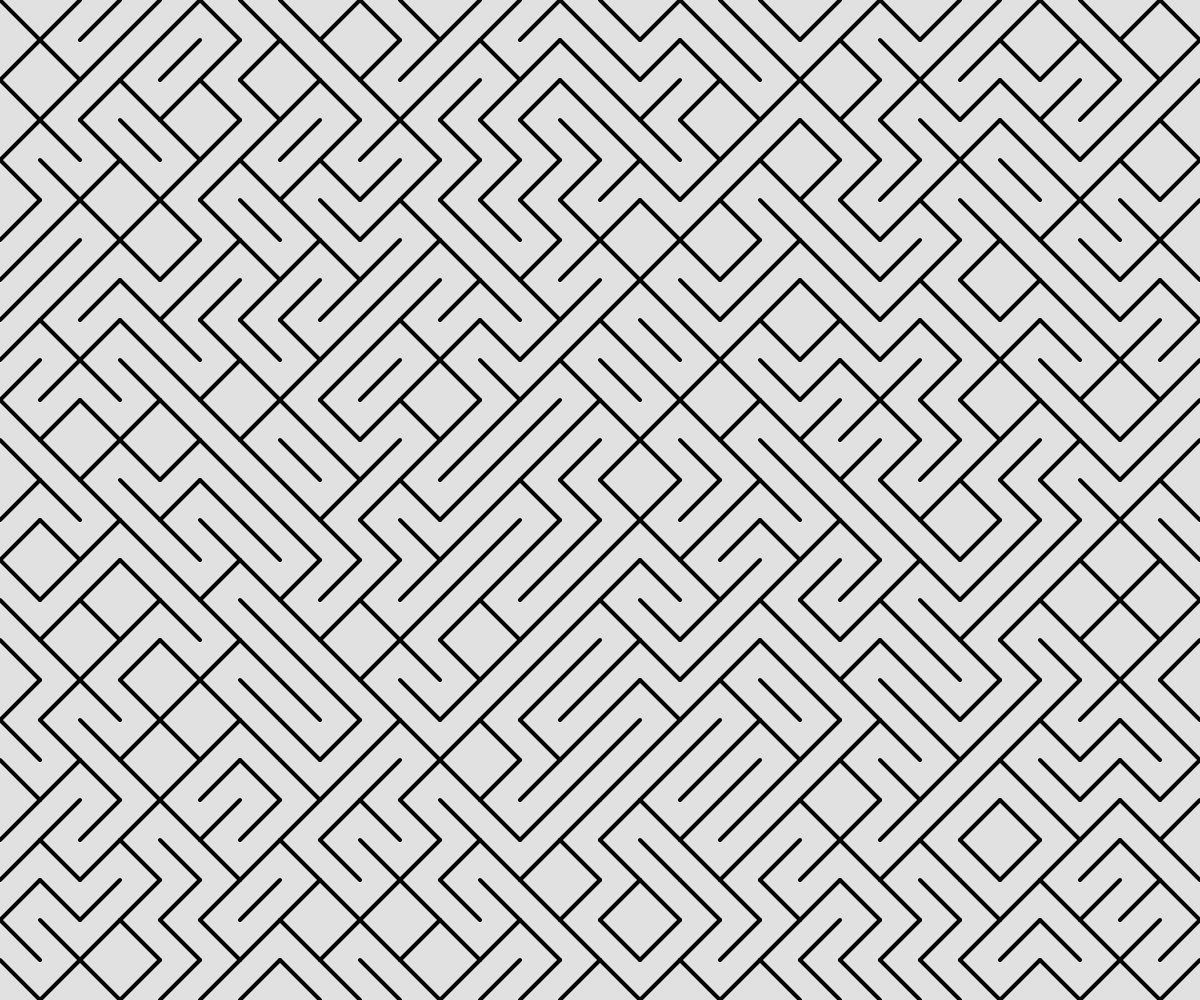
Frame 1 (no input)
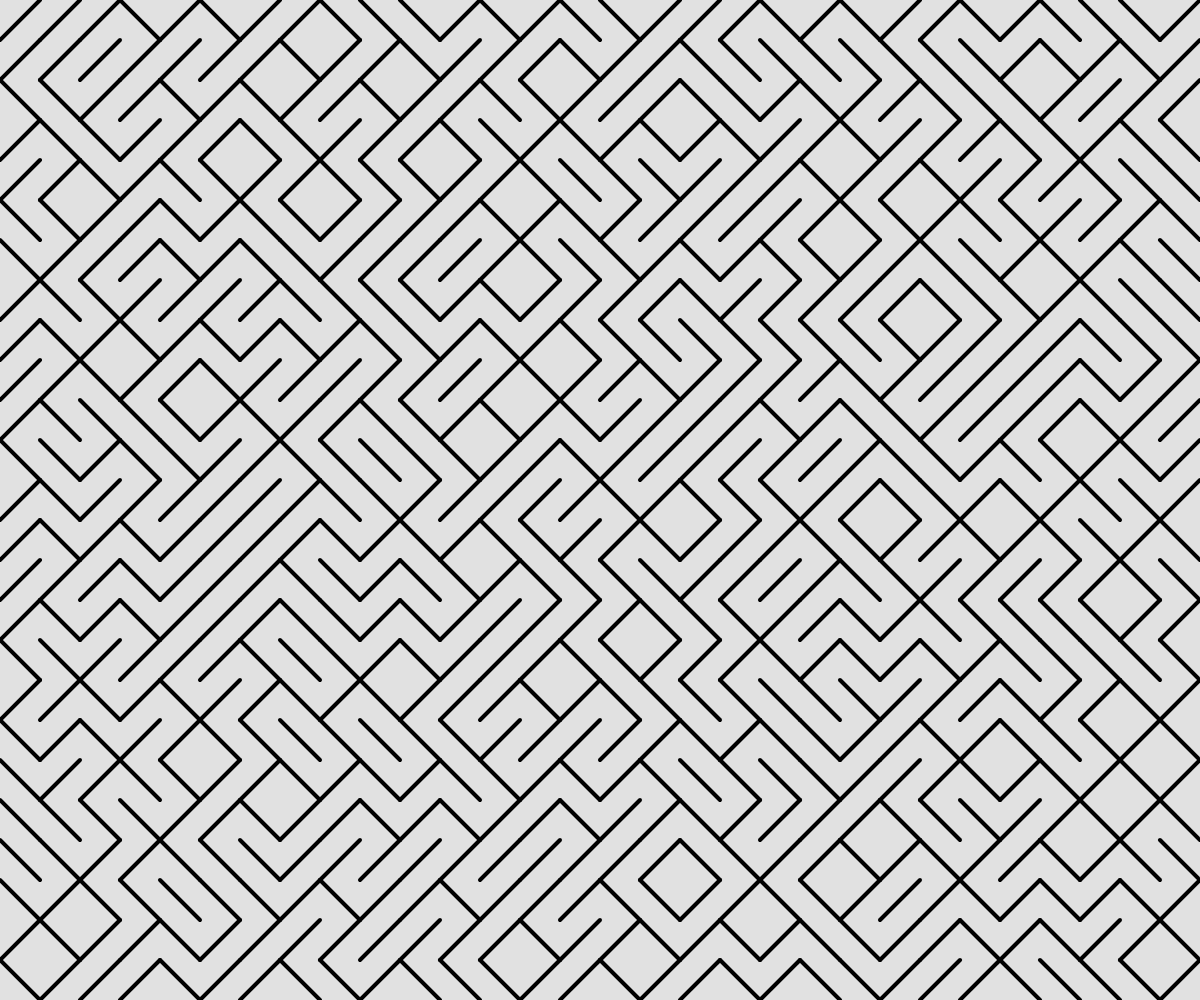
Frame 2 (the mouse pressed at the canvas centre, redrawn once)

The p5.js sketch that drew these frames (run headless with seeded random() and noise() and a simulated clock; the mouse was pressed at the canvas centre and the sketch redrawn once):

// p5.js sketch
// ── sketch.js
function setup() {
  createCanvas(windowWidth, windowHeight);
  //새로 생긴 창의 길이를 자동으로 대입해준다
}

function draw() {
  noLoop();
  background(225);

  noFill();
  stroke(0);
  strokeWeight(4);
  for (let x = 0; x < width; x += 40) {
    for (let y = 0; y < height; y += 40) {
      if (random(1) >= 0.5) {
        //50%의 확률이라는 뜻
        line(x, y, x + 40, y + 40);
      } else {
        line(x + 40, y, x, y + 40);
      }
    }
  }
}
